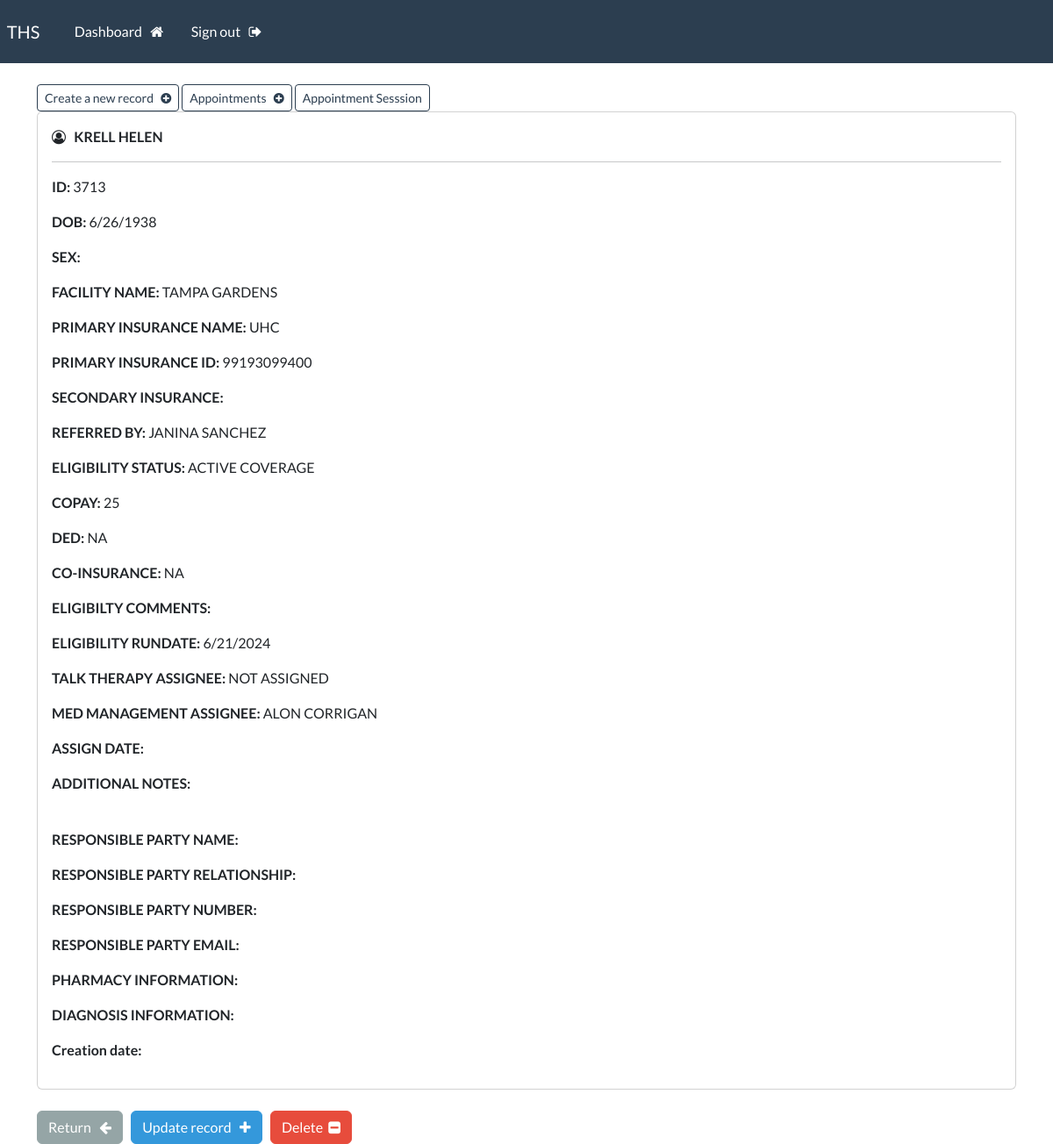
Page /record/3713 (signed in) on the committed database.
### webapp/models.py (models this page shows, shortened)
class Record(models.Model):
    first_name = models.CharField(max_length=100)
    last_name = models.CharField(max_length=100)
    ssn = models.CharField(max_length=125, default= '')
    dob = models.CharField(max_length=125, default= '')
    facility_name = models.CharField(max_length=125, default= '')
    sex = models.CharField(max_length=6, default= '')
    status = models.CharField(max_length=10, default='')
    primary_insurance_name =models.CharField(max_length=100, default='')
    primary_insurance = models.CharField(max_length=100, default='')
    secondary_insurance = models.CharField(max_length=100, default ='')
    eligibility_status = models.CharField(max_length=100 , default='')
    copay = models.CharField(max_length=4, default='')
    ded = models.CharField(max_length=4, default='')
    coinsurance = models.CharField(max_length=4, default='')
    referred_by =models.CharField(max_length=100, default='')
    eligibility_comments = models.CharField(max_length=500, default='')
    eligibility_rundate = models.CharField(max_length=500, default='')
    talk_therapy_doc_name = models.CharField(max_length=100, default='')
    med_management_doc_name = models.CharField(max_length=100, default='')
    assign_date = models.CharField(max_length=100, default='')
    additional_notes = models.CharField(max_length=100, default= '')
    responsible_party_name = models.CharField(max_length=100, default ='')
    responsible_party_relationaship = models.CharField(max_length=100, default ='')
    responsible_party_Number = models.CharField(max_length=100, default ='')
    responsible_party_Email = models.CharField(max_length=100, default ='')
    pharmacy_information = models.CharField(max_length=100, default ='')
    diagnosis_information = models.TextField(max_length=100, default ='')

### webapp/views.py (the view)
# urls.py: path('record/<int:pk>', views.singular_record, name="record"),
@login_required(login_url='my-login')
def singular_record(request, pk):
    all_records = Record.objects.get(id=pk)
    context = {'record':all_records}
    return render(request, 'webapp/view-record.html', context=context)

### webapp/templates/webapp/view-record.html (shortened to what this page needs)
{% extends 'webapp/base.html' %}
{% block content %}
<a class="btn btn-outline-primary btn-sm" href="{% url 'create-record' %}">
    Create a new record &nbsp; <i class="fa fa-plus-circle" aria-hidden="true"></i>
</a>
<a class="btn btn-outline-primary btn-sm" href="{% url 'appointmentSession' %}">
    Appointments &nbsp; <i class="fa fa-plus-circle" aria-hidden="true"></i>
</a>
<a class="btn btn-outline-primary btn-sm" href="{% url 'record' record.id %}"> Appointment Sesssion </a>
    <div class="card">
        <div class="card-body">
            <i class="fa fa-user-circle-o" aria-hidden="true"></i> &nbsp;
            <strong>
                {{record.last_name|upper}}
                {{record.first_name}}
            </strong>
            <hr>
            <p> <strong> ID: </strong> {{record.id}} </p>
            <p> <strong> DOB: </strong> {{record.dob}} </p>
            <p> <strong> SEX: </strong> {{record.sex}} </p>
            <p> <strong> FACILITY NAME: </strong> {{record.facility_name}} </p>
            <p> <strong> PRIMARY INSURANCE NAME: </strong> {{record.primary_insurance_name}} </p>
            <p> <strong> PRIMARY INSURANCE ID: </strong> {{record.primary_insurance}} </p>
            <p> <strong> SECONDARY INSURANCE: </strong> {{record.secondary_insurance}} </p>
            <p> <strong> REFERRED BY: </strong> {{record.referred_by}} </p>
            <p> <strong> ELIGIBILITY STATUS: </strong> {{record.eligibility_status}} </p>
            <p> <strong> COPAY: </strong> {{record.copay}} </p>
            <p> <strong> DED: </strong> {{record.ded}} </p>
            <p> <strong> CO-INSURANCE: </strong> {{record.coinsurance}} </p>
            <p> <strong> ELIGIBILTY COMMENTS: </strong> {{record.eligibility_comments}} </p>
            <p> <strong> ELIGIBILITY RUNDATE: </strong> {{record.eligibility_rundate}} </p>
            <p> <strong> TALK THERAPY ASSIGNEE: </strong> {{record.talk_therapy_doc_name}} </p>
            <p> <strong> MED MANAGEMENT ASSIGNEE: </strong> {{record.med_management_doc_name}} </p>
            <p> <strong> ASSIGN DATE: </strong> {{record.assign_data}} </p>
            <p> <strong> ADDITIONAL NOTES: </strong> {{record.additional_notes}} </p>
            <br>
            <p> <strong> RESPONSIBLE PARTY NAME: </strong> {{record.responsible_party_name}} </p>
            <p> <strong> RESPONSIBLE PARTY RELATIONSHIP: </strong> {{record.responsible_party_relationaship}} </p>
            <p> <strong> RESPONSIBLE PARTY NUMBER: </strong> {{record.responsible_party_Number}} </p>
            <p> <strong> RESPONSIBLE PARTY EMAIL: </strong> {{record.responsible_party_Email}} </p>
            <p> <strong> PHARMACY INFORMATION: </strong> {{record.pharmacy_information}} </p>
            <p> <strong> DIAGNOSIS INFORMATION: </strong> {{record.diagnosis_information}} </p>
            <p> <strong> Creation date: </strong> {{record.creation_date}} </p>
        </div>
    </div>
    <br>
    <a href="{% url 'dashboard' %}" class="btn btn-secondary"> Return &nbsp; <i class="fa fa-arrow-left" aria-hidden="true"></i> </a>
    <a href="{% url 'update-record' record.id %}" class="btn btn-info"> Update record &nbsp; <i class="fa fa-plus" aria-hidden="true"></i> </a>
    <a href="{% url 'delete-record' record.id %}" class="btn btn-danger"> Delete &nbsp;<i class="fa fa-minus-square" aria-hidden="true"></i> </a>
{% endblock %}

### rows in the picture
Record: last_name "KRELL", first_name "HELEN", id "3713", dob "6/26/1938", facility_name "TAMPA GARDENS", primary_insurance_name "UHC", primary_insurance "99193099400", referred_by "JANINA SANCHEZ", eligibility_status "ACTIVE COVERAGE", copay "25", ded "NA", coinsurance "NA", eligibility_rundate "6/21/2024", talk_therapy_doc_name "NOT ASSIGNED", med_management_doc_name "ALON CORRIGAN"
